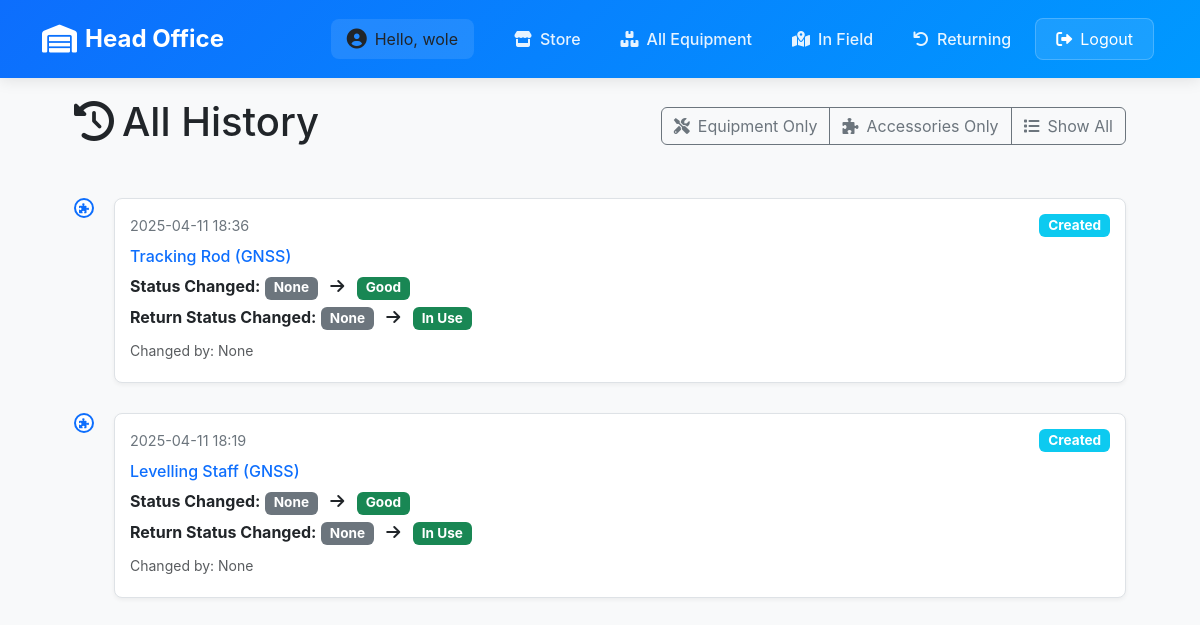
Page /inventory/history/ (signed in) on the earlier database version.
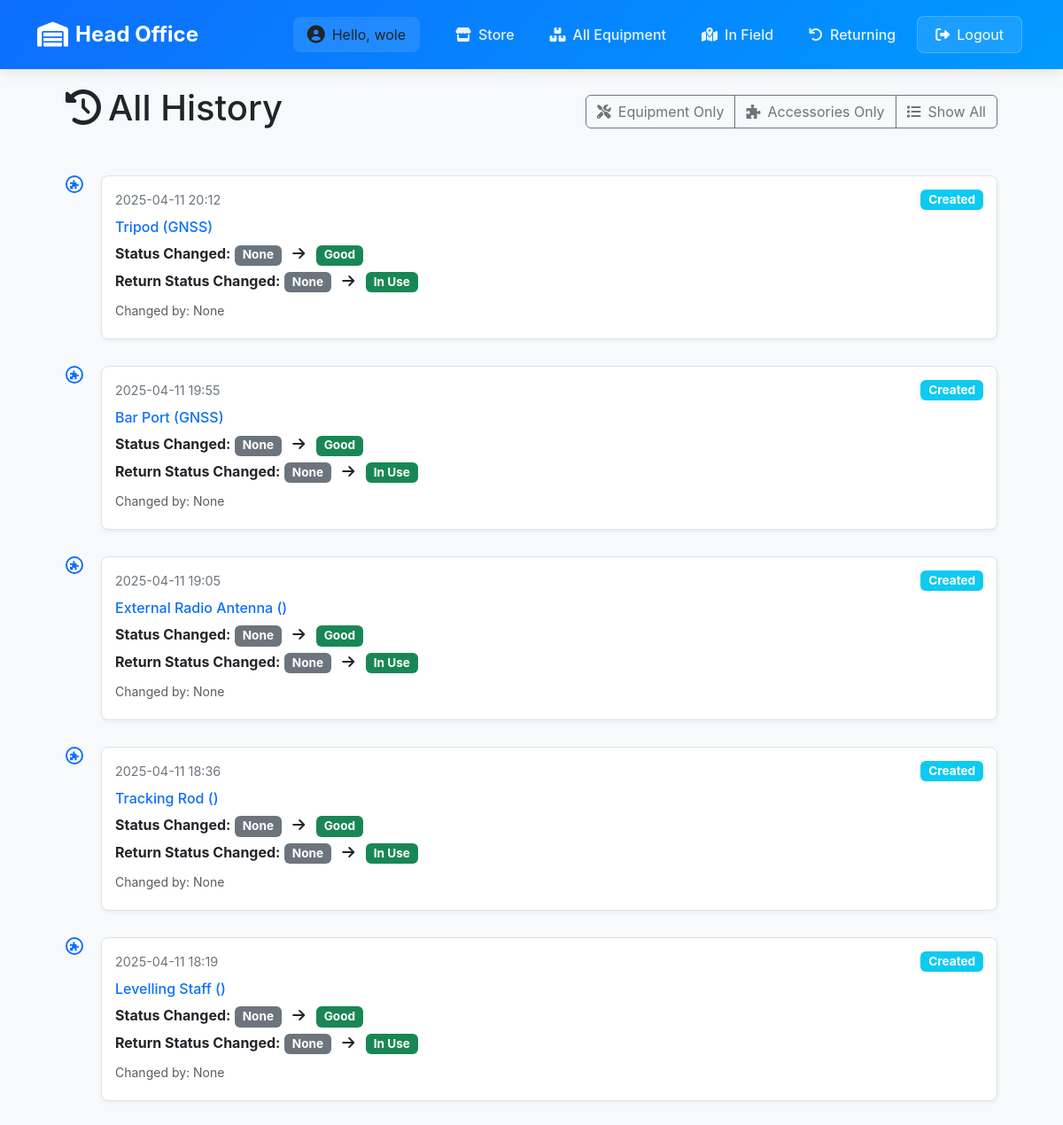
Same page on the later database version.
### inventory/models.py (models this page shows, shortened)
class AccessoryHistory(models.Model):
    ACTION_CHOICES = [
        ('created', 'Created'),
        ('updated', 'Updated'),
        ('released', 'Released'),
        ('returned', 'Returned'),
        ('status_changed', 'Status Changed'),
        ('image_uploaded', 'Image Uploaded'),
    ]
    accessory = models.ForeignKey(Accessory, on_delete=models.CASCADE, related_name='history')
    action = models.CharField(max_length=20, choices=ACTION_CHOICES)
    previous_status = models.CharField(max_length=20, null=True, blank=True)
    new_status = models.CharField(max_length=20, null=True, blank=True)
    previous_return_status = models.CharField(max_length=20, null=True, blank=True)
    new_return_status = models.CharField(max_length=20, null=True, blank=True)
    previous_chief_surveyor = models.ForeignKey(User, on_delete=models.SET_NULL, null=True, blank=True, related_name='previous_accessory_history')
    new_chief_surveyor = models.ForeignKey(User, on_delete=models.SET_NULL, null=True, blank=True, related_name='new_accessory_history')
    comment = models.TextField(null=True, blank=True)
    changed_by = models.ForeignKey(User, on_delete=models.SET_NULL, null=True, related_name='accessory_changes')
    changed_at = models.DateTimeField(auto_now_add=True)

class Accessory(models.Model):
    ACCESSORY_TYPES = (
        ("tripod", "Tripod"),
        ("levelling_staff", "Levelling Staff"),
        ("tracking_rod", "Tracking Rod"),
        ("reflector", "Reflector"),
        ("gps_extension_bar", "GPS Extension Bar"),
        ("bar_port", "Bar Port"),
        ("powerbank", "Powerbank"),
        ("tribach", "Tribach"),
        ("external_radio_antenna", "External Radio Antenna"),
    )
    STATUS_CHOICES = [
        ('Good', 'Good'),
        ('Needs Repair', 'Needs Repair'),
        ('Spoiled', 'Spoiled'),
    ]
    RETURN_STATUS_CHOICES = [
        ('In Use', 'In Use'),
        ('Returning', 'Returning'),
        ('With Chief Surveyor', 'With Chief Surveyor'),
        ('In Store', 'In Store'),
        ('Returned', 'Returned'),
    ]
    name = models.CharField(max_length=100, choices=ACCESSORY_TYPES)
    serial_number = models.CharField(max_length=50, unique=True, null=True, blank=True, help_text="Unique serial number for the accessory")
    equipment = models.ForeignKey(EquipmentsInSurvey, on_delete=models.CASCADE, related_name='accessories', null=True, blank=True)
    chief_surveyor = models.ForeignKey(User, on_delete=models.CASCADE, null=True, blank=True)
    surveyor_responsible = models.CharField(max_length=100, null=True)
    status = models.CharField(max_length=20, choices=STATUS_CHOICES, default='Good', null=True, blank=True)
    return_status = models.CharField(max_length=20, choices=RETURN_STATUS_CHOICES, default='In Use', null=True, blank=True)
    comment = models.TextField(null=True, blank=True)
    image = models.ImageField(upload_to='accessory_images/', null=True, blank=True)
    date_returned = models.DateTimeField(null=True, blank=True)
    returned_by = models.ForeignKey(User, on_delete=models.SET_NULL, null=True, blank=True, related_name='returned_accessories')

class EquipmentsInSurvey(models.Model):
    name = models.CharField(max_length=100)
    date_of_receiving_from_supplier = models.DateField()
    supplier = models.CharField(max_length=20)
    base_serial = models.CharField(max_length=100)
    roover_serial = models.CharField(max_length=100)
    data_logger_serial = models.CharField(max_length=100)
    radio_serial = models.CharField(max_length=100)
    chief_surveyor = models.ForeignKey(User, on_delete=models.CASCADE, null=True)
    surveyor_responsible = models.CharField(max_length=100, null=True)
    project = models.CharField(max_length=20)
    section = models.CharField(max_length=100)
    date_receiving_from_department = models.DateField()
    status = models.CharField(choices=[('In Store', 'In Store'), ('In Field', 'In Field'), ('With Chief Surveyor', 'With Chief Surveyor'), ('Returning', 'Returning')], max_length=100, default='In Store')

### inventory/views.py (the view)
# urls.py: path('history/', views.all_history, name='all_history'),
@login_required
def all_history(request):
    if not request.user.is_superuser:
        messages.error(request, 'You do not have permission to view all history.')
        return redirect('login')
    equipment_history = EquipmentHistory.objects.all().order_by('-changed_at')
    accessory_history = AccessoryHistory.objects.all().order_by('-changed_at')
    all_history = list(equipment_history) + list(accessory_history)
    all_history.sort(key=lambda x: x.changed_at, reverse=True)
    return render(request, 'inventory/history/all_history.html', {
        'history': all_history
    })

### inventory/context_processors.py (called while the page is built)
def is_admin(request):
    return {'is_admin': request.user.is_authenticated and request.user.is_superuser}

### inventory/templatetags/inventory_extras.py (called while the page is built)
@register.filter
def get_class(value):
    return value.__class__.__name__

### inventory/templates/inventory/history/all_history.html (shortened to what the changed rows need)
{% extends 'base/base_dashboard.html' %}
{% load static %}
{% load inventory_extras %}
{% block content %}
<div class="container">
    <div class="history-container">
        <div class="d-flex justify-content-between align-items-center mb-4">
            <h1 class="page-title">
                <i class="fas fa-history me-2"></i>All History
            </h1>
        </div>
        <div class="history-timeline">
            {% if history %}
                {% for entry in history %}
                <div class="timeline-item {% if entry|get_class == 'EquipmentHistory' %}equipment-entry{% else %}accessory-entry{% endif %}">
                    <div class="timeline-marker">
                        <i class="fas {% if entry|get_class == 'EquipmentHistory' %}fa-tools{% else %}fa-puzzle-piece{% endif %}"></i>
                    </div>
                    <div class="timeline-content">
                        <div class="timeline-header">
                            <span class="timeline-date">{{ entry.changed_at|date:"Y-m-d H:i" }}</span>
                            <span class="badge bg-info">{{ entry.get_action_display }}</span>
                        </div>
                        <div class="timeline-body">
                            {% if entry|get_class == 'EquipmentHistory' %}
                                <h6 class="mb-2">
                                    <a href="{% url 'equipment_detail' entry.equipment.id %}" class="text-decoration-none">
                                        {{ entry.equipment.name }}
                                    </a>
                                </h6>
                                {% if entry.previous_status != entry.new_status %}
                                    <p>
                                        <strong>Status Changed:</strong>
                                        <span class="badge bg-secondary">{{ entry.previous_status }}</span>
                                        <i class="fas fa-arrow-right mx-2"></i>
                                        <span class="badge {% if entry.new_status == 'In Store' %}bg-success{% elif entry.new_status == 'In Field' %}bg-primary{% else %}bg-warning{% endif %}">
                                            {{ entry.new_status }}
                                        </span>
                                    </p>
                                {% endif %}
                            {% else %}
                                <h6 class="mb-2">
                                    <a href="{% url 'equipment_detail' entry.accessory.equipment.id %}" class="text-decoration-none">
                                        {{ entry.accessory.get_name_display }} ({{ entry.accessory.equipment.name }})
                                    </a>
                                </h6>
                                {% if entry.previous_status != entry.new_status %}
                                    <p>
                                        <strong>Status Changed:</strong>
                                        <span class="badge bg-secondary">{{ entry.previous_status }}</span>
                                        <i class="fas fa-arrow-right mx-2"></i>
                                        <span class="badge {% if entry.new_status == 'Good' %}bg-success{% elif entry.new_status == 'Needs Repair' %}bg-warning{% else %}bg-danger{% endif %}">
                                            {{ entry.new_status }}
                                        </span>
                                    </p>
                                {% endif %}
                                {% if entry.previous_return_status != entry.new_return_status %}
                                    <p>
                                        <strong>Return Status Changed:</strong>
                                        <span class="badge bg-secondary">{{ entry.previous_return_status }}</span>
                                        <i class="fas fa-arrow-right mx-2"></i>
                                        <span class="badge {% if entry.new_return_status == 'In Use' %}bg-success{% elif entry.new_return_status == 'Returning' %}bg-warning{% else %}bg-info{% endif %}">
                                            {{ entry.new_return_status }}
                                        </span>
                                    </p>
                                {% endif %}
                            {% endif %}
                            <p class="text-muted mt-2">
                                <small>Changed by: {{ entry.changed_by }}</small>
                            </p>
                        </div>
                    </div>
                </div>
                {% endfor %}
            {% else %}
                <div class="alert alert-info">
                    <i class="fas fa-info-circle me-2"></i>No history available.
                </div>
            {% endif %}
        </div>
    </div>
</div>
{% endblock %}

Differences in the rows shown:
added AccessoryHistory: changed_at "2025-04-11 20:12", action "Created", accessory.name "Tripod", accessory.equipment.name "GNSS", previous_status "None", new_status "Good", previous_return_status "None", new_return_status "In Use", changed_by "None"
added AccessoryHistory: changed_at "2025-04-11 19:55", action "Created", accessory.name "Bar Port", accessory.equipment.name "GNSS", previous_status "None", new_status "Good", previous_return_status "None", new_return_status "In Use", changed_by "None"
added AccessoryHistory: changed_at "2025-04-11 19:05", action "Created", accessory.name "External Radio Antenna", previous_status "None", new_status "Good", previous_return_status "None", new_return_status "In Use", changed_by "None"
changed through a linked row, AccessoryHistory "Tracking Rod": accessory.equipment.name "GNSS" → (not shown)
changed through a linked row, AccessoryHistory "Levelling Staff": accessory.equipment.name "GNSS" → (not shown)
